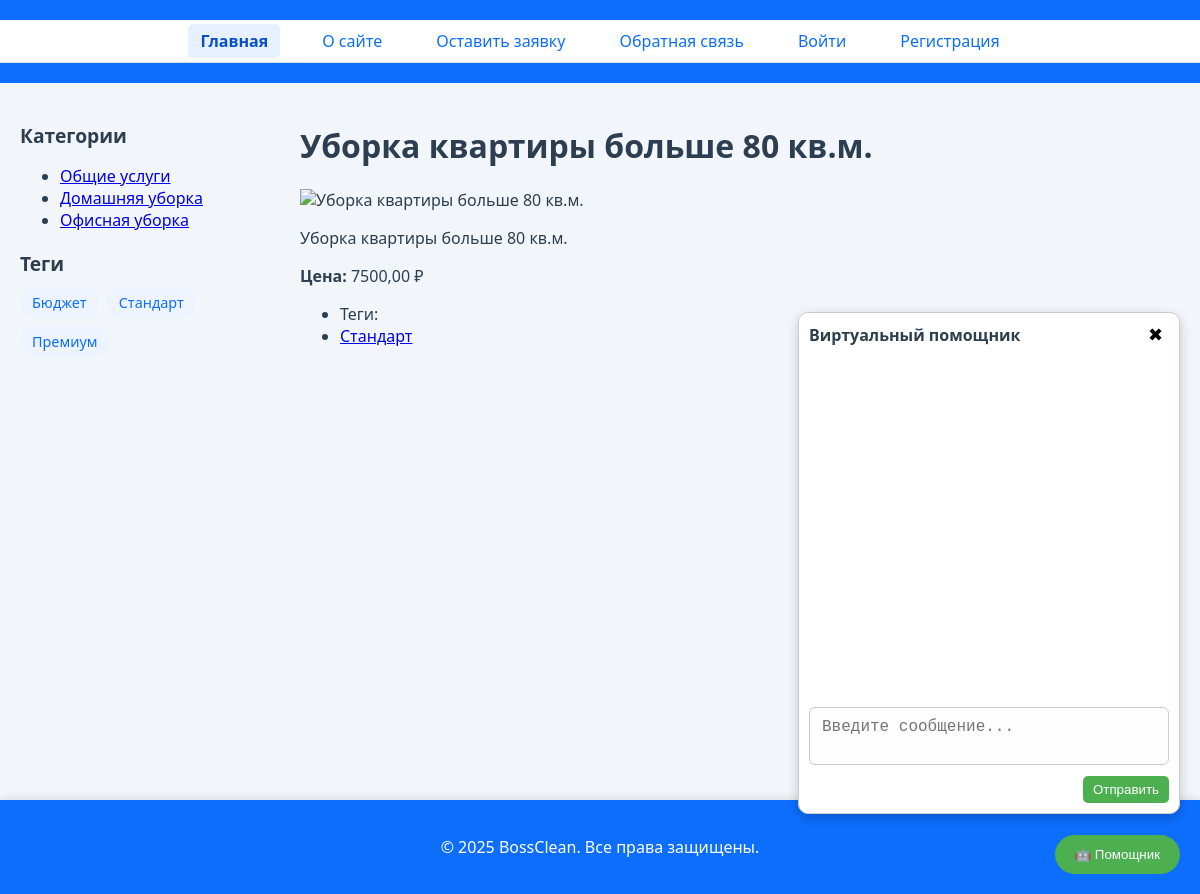
The app's page /services/slug-4/ with its own data.
### places/models.py (models this page shows, shortened)
class ServiceCategory(models.Model):
    name = models.CharField(max_length=100, verbose_name='Название категории')
    slug = models.SlugField(unique=True, verbose_name='URL')
    def get_absolute_url(self):
        return reverse('category', kwargs={'cat_slug': self.slug})
    class Meta:
        verbose_name = 'Категория'
        verbose_name_plural = 'Категории'

class TagService(models.Model):
    tag = models.CharField(max_length=100, db_index=True, verbose_name="Название тега")
    slug = models.SlugField(max_length=255, unique=True, db_index=True, verbose_name="URL")
    def get_absolute_url(self):
        return reverse('tag', kwargs={'tag_slug': self.slug})

class Service(models.Model):
    class Status(models.IntegerChoices):
        DRAFT = 0, 'Черновик'
        PUBLISHED = 1, 'Опубликовано'
    name = models.CharField(max_length=255, verbose_name="Название услуги")
    slug = models.SlugField(max_length=255, unique=False, db_index=True, verbose_name="URL", blank=True)
    description = models.TextField(blank=True, verbose_name="Описание")
    price = models.DecimalField(max_digits=8, decimal_places=2, verbose_name="Цена")
    is_published = models.BooleanField(
        choices=Status.choices,
        default=Status.DRAFT,
        verbose_name="Статус публикации"
    )
    category = models.ForeignKey(ServiceCategory, on_delete=models.CASCADE, default='1', verbose_name='Категория', related_name='posts')
    tags = models.ManyToManyField(TagService, blank=True, related_name='services', verbose_name="Теги")
    image = models.ImageField(upload_to='services/', blank=True, null=True)
    objects = models.Manager()         # стандартный менеджер
    published = PublishedManager()    # пользовательский менеджер
    class Meta:
        verbose_name = 'Услуга'
        verbose_name_plural = 'Услуги'
        ordering = ['-price']
        indexes = [
            models.Index(fields=['-price']),
        ]

### places/views.py (the view)
# urls.py: path('services/<slug:service_slug>/', views.show_service, name='service_detail'),
def show_service(request, service_slug):
    service = get_object_or_404(Service, slug=service_slug)
    data = {
        'title': service.name,
        'service': service,
        'active_page': 'home'
    }
    return render(request, 'places/service.html', data)

### places/templatetags/cleaning_tags.py (called while the page is built)
@register.inclusion_tag('places/list_categories.html')
def show_categories(cat_selected=0):
    cats = ServiceCategory.objects.all()
    return {"cats": cats, "cat_selected": cat_selected}

@register.inclusion_tag('places/includes/tag_block.html')
def show_all_tags():
    return {"tags": TagService.objects.all()}

### users/context_processors.py (called while the page is built)
def get_main_menu(request):
    return {'mainmenu': menu}

### places/templates/places/service.html
{% extends 'base.html' %}
{% block content %}
    <h1>{{ title }}</h1>
    {% if service.image %}
        <p><img src="{{ service.image.url }}" alt="{{ service.name }}" style="max-width: 400px;"></p>
    {% endif %}
    <p>{{ service.description }}</p>
    <p><strong>Цена:</strong> {{ service.price }} ₽</p>
    {% with service.tags.all as tags %}
        {% if tags %}
            <ul class="tags-list">
                <li>Теги:</li>
                {% for t in tags %}
                    <li><a href="{{ t.get_absolute_url }}">{{ t.tag }}</a></li>
                {% endfor %}
            </ul>
        {% endif %}
    {% endwith %}
{% endblock %}

### places/templates/places/list_categories.html
<ul class="category-list">
    {% for cat in cats %}
        {% if cat.id == cat_selected %}
            <li class="selected">{{ cat.name }}</li>
        {% else %}
            <li><a href="{{ cat.get_absolute_url }}">{{ cat.name }}</a></li>
        {% endif %}
    {% endfor %}
</ul>

### places/templates/places/includes/tag_block.html
{% if tags %}
<div class="tags">
    {% for t in tags %}
        <a href="{{ t.get_absolute_url }}" class="tag">{{ t.tag }}</a>
    {% endfor %}
</div>
{% endif %}

### places/static/places/css/styles.css (style rules this page uses)
html, body { font-family: 'Segoe UI', sans-serif; background-color: #f2f6fa; color: #2c3e50; height: 100%; margin: 0; padding: 0; }
.tags { display: flex; flex-wrap: wrap; gap: 8px; margin-top: 10px; }
.tag { background-color: #edf4ff; color: #0d6efd; padding: 6px 12px; border-radius: 20px; font-size: 0.9rem; text-decoration: none; transition: background-color 0.3s; }

### records on screen
ServiceCategory: name "Общие услуги"
ServiceCategory: name "Домашняя уборка"
ServiceCategory: name "Офисная уборка"
TagService: tag "Бюджет"
TagService: tag "Стандарт"
TagService: tag "Премиум"
Service: name "Уборка квартиры больше 80 кв.м.", description "Уборка квартиры больше 80 кв.м.", price "7500,00"

### other values on screen
{{ m.title }} "Главная" "О сайте" "Оставить заявку" "Обратная связь"
